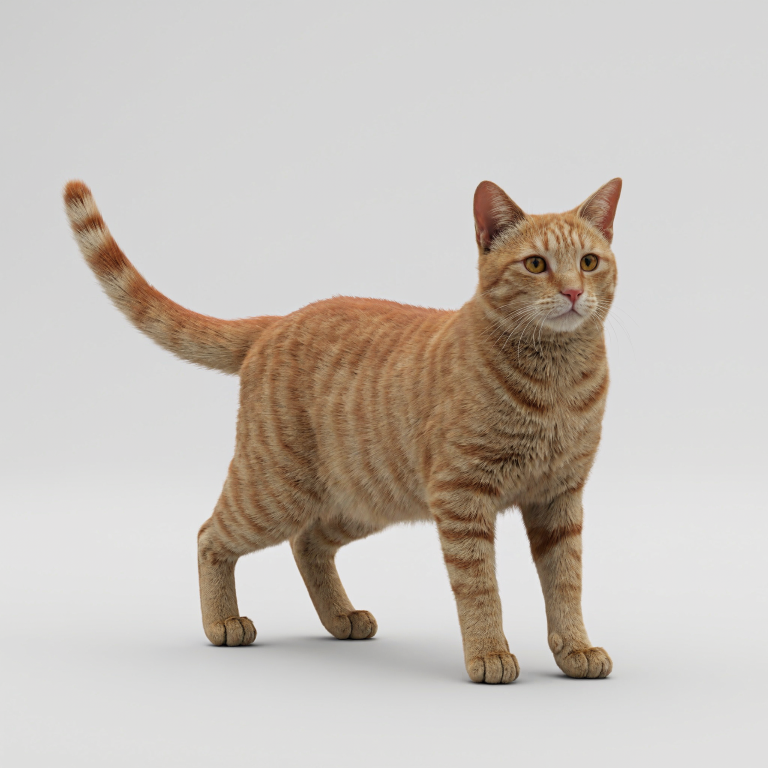
#> input picture examples/cat/reference/cat.png, 1536 x 1536 px (shown at 1/2 size)
$ python -i metrics.py   (imports and definitions only)
#> lines starting #> are read from the running program, lines starting #| are printed output that depends on the picture; after the words box and inside, x2 and y2 are one past the last pixel; in counts of white or black regions, pixels touching at a corner belong together
"""Official metrics of CONTRACT §7.

Module import is numpy-only (Blender-safe); PIL / scipy are imported inside the functions
that need them (venv only).

Conventions documented here once:
- Masks are bool (H,W); files are binarised with >= 128 on the luminance of the RGB
  channels (alpha ignored).
- A window [u0, v0, u1, v1] (pixel convention, CONTRACT §3) contains pixel (i, j) iff its
  centre (i+.5, j+.5) lies in the closed box, i.e. columns ceil(u0-.5) .. floor(u1-.5).
- Boundary pixels: mask pixels with at least one 4-neighbour outside the mask (pixels
  outside the image count as outside).  Distances are Euclidean between pixel centres.
- IoU of two empty sets is reported as null.
"""
from __future__ import annotations

import json
from pathlib import Path

import numpy as np

from . import geom, meshio, raster
from .camera import Camera, load_scene, novel_view_cameras

OFF_SURFACE_M = 0.002
OCCLUDED_M = 0.025
OCCLUDED_PAW_M = 0.060      # paw_*: sole centre sits behind the paw's own front surface (§7)


def occluded_tolerance(name: str) -> float:
    """CONTRACT §7: 60 mm for paw_* landmarks, 25 mm otherwise."""
    return OCCLUDED_PAW_M if name.startswith("paw_") else OCCLUDED_M
SECONDARY_VIEW_SIZE = 512
CHAMFER_SAMPLES = 20000
CHAMFER_SEED = 0


# ---- io -----------------------------------------------------------------------------------

def load_mask(path) -> np.ndarray:
    from PIL import Image
    im = Image.open(path)
#> im is the input picture: PIL image 1536x1536 RGB; mean R, G, B 199.2, 192, 185.3
    if im.mode in ("RGBA", "LA", "P"):
        im = im.convert("RGBA").convert("RGB")
    if im.mode == "I;16" or im.mode == "I":
        a = np.asarray(im).astype(np.float64)
        return a >= (128 * 257 if a.max() > 255 else 128)
    a = np.asarray(im.convert("L"))
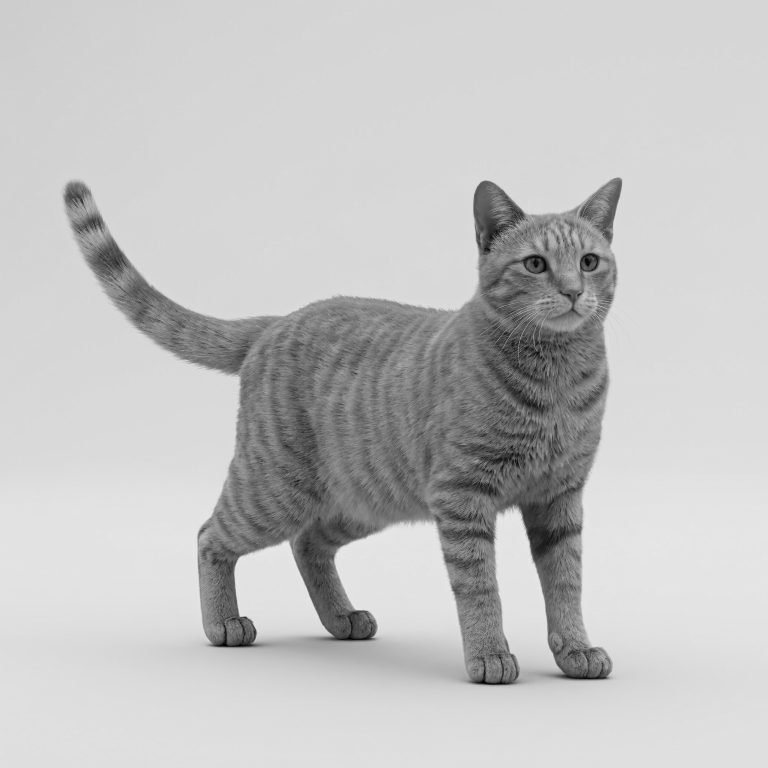
#> a: shape (1536, 1536) (shown at 1/2 size); min 0, max 240, mean 193.4
    return a >= 128
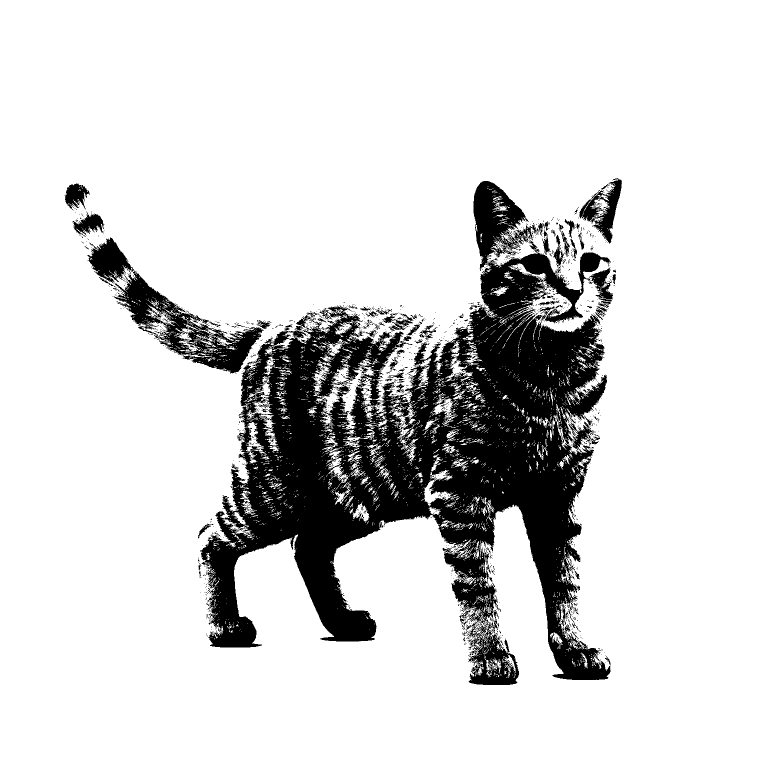
#> returned value: shape (1536, 1536) bool (shown at 1/2 size); 84.4% white; 1430 black regions (1338 under 20 px), largest, box (x1, y1, x2, y2) and area: (400, 362, 1222, 1370) 326491, (175, 474, 528, 747) 21353, (1158, 356, 1244, 488) 4103


def save_mask(path, mask: np.ndarray) -> None:
    from PIL import Image
    Image.fromarray((np.asarray(mask, bool) * 255).astype(np.uint8), "L").save(path)


# [38 lines left out: functions load_regions, load_ref_landmarks, mask_bbox, reference_diag, not called in this run]


# ---- mask metrics -------------------------------------------------------------------------

def iou(a: np.ndarray, b: np.ndarray):
    u = np.logical_or(a, b).sum()
    return None if u == 0 else float(np.logical_and(a, b).sum() / u)


# [193 lines left out: functions boundary, boundary_distances, window_slices, mask_metrics, landmark_metrics, sample_surface and 3 more, not called in this run]

>>> result = load_mask('../../../../examples/cat/reference/cat.png')
